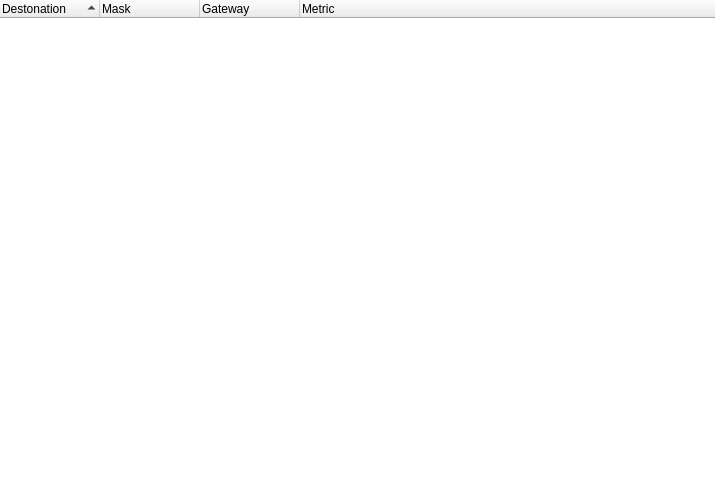
<?xml version="1.0" encoding="UTF-8"?>
<ui version="4.0">
 <class>SysInfoRoutes</class>
 <widget class="QWidget" name="SysInfoRoutes">
  <property name="geometry">
   <rect>
    <x>0</x>
    <y>0</y>
    <width>715</width>
    <height>495</height>
   </rect>
  </property>
  <property name="windowTitle">
   <string/>
  </property>
  <layout class="QVBoxLayout" name="verticalLayout">
   <property name="leftMargin">
    <number>0</number>
   </property>
   <property name="topMargin">
    <number>0</number>
   </property>
   <property name="rightMargin">
    <number>0</number>
   </property>
   <property name="bottomMargin">
    <number>0</number>
   </property>
   <item>
    <widget class="QTreeWidget" name="tree">
     <property name="contextMenuPolicy">
      <enum>Qt::CustomContextMenu</enum>
     </property>
     <property name="frameShape">
      <enum>QFrame::NoFrame</enum>
     </property>
     <property name="showDropIndicator" stdset="0">
      <bool>false</bool>
     </property>
     <property name="iconSize">
      <size>
       <width>16</width>
       <height>16</height>
      </size>
     </property>
     <property name="indentation">
      <number>0</number>
     </property>
     <property name="sortingEnabled">
      <bool>true</bool>
     </property>
     <attribute name="headerShowSortIndicator" stdset="0">
      <bool>true</bool>
     </attribute>
     <column>
      <property name="text">
       <string>Destonation</string>
      </property>
     </column>
     <column>
      <property name="text">
       <string>Mask</string>
      </property>
     </column>
     <column>
      <property name="text">
       <string>Gateway</string>
      </property>
     </column>
     <column>
      <property name="text">
       <string>Metric</string>
      </property>
     </column>
    </widget>
   </item>
  </layout>
  <action name="action_copy_row">
   <property name="text">
    <string>Copy Row</string>
   </property>
  </action>
  <action name="action_copy_value">
   <property name="text">
    <string>Copy Value</string>
   </property>
  </action>
 </widget>
 <resources/>
 <connections/>
</ui>
